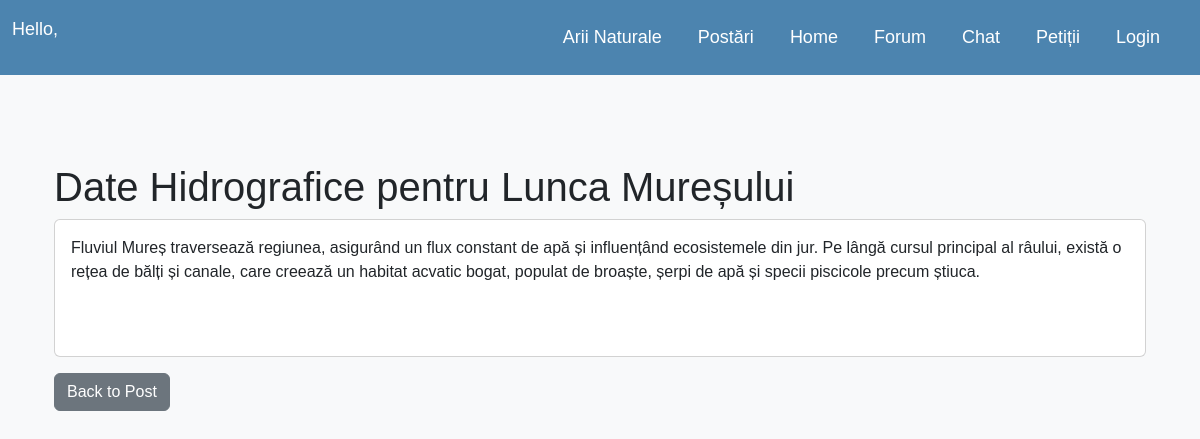
The page /arie_naturala/5/date_hidrografice/ on the database its author committed.
### eenvironmentblog/models.py (models this page shows, shortened)
class ArieNaturala(models.Model):
    nume_arie = models.CharField(max_length=200)
    tip_arie = models.IntegerField(choices=AREA_TYPE)
    judet_arie = models.CharField(max_length=200)
    localitate_arie = models.CharField(max_length=200)
    descriere = RichTextUploadingField(blank=True, null=True)  # descriere nouă
    imagine = models.ImageField(upload_to='arii/', blank=True, null=True)  # imagine
    updated_on = models.DateTimeField(auto_now=True)
    created_on = models.DateTimeField(auto_now_add=True)
    status = models.IntegerField(choices=STATUS, default=0)
    class Meta:
        ordering = ['-created_on']
        verbose_name_plural = "Arii Naturale"

class DateHidrografice(models.Model):
    arie_naturala = models.OneToOneField(ArieNaturala, on_delete=models.CASCADE)
    body = RichTextUploadingField()
    class Meta:
        verbose_name_plural = "Date Hidrografice"

### eenvironmentblog/views.py (the view)
# urls.py: path('arie_naturala/<int:pk>/date_hidrografice/', views.date_hidrografice_detail, name='date_hidrografice_detail'),
def date_hidrografice_detail(request, pk):
    date_hidrografice = get_object_or_404(DateHidrografice, arie_naturala__pk=pk)
    return render(request, 'eenvironmentblog/datehidrografice_detail.html', {'date_hidrografice': date_hidrografice, 'arie_naturala': date_hidrografice.arie_naturala})

### eenvironmentblog/templates/eenvironmentblog/datehidrografice_detail.html (shortened to what this page needs)
{% extends 'eenvironmentblog/base.html' %}
{% block content %}
<div class="container mt-4">
    <h1>Date Hidrografice pentru {{ arie_naturala.nume_arie }}</h1>
    <div class="card mb-3">
        <div class="card-body">
            {{ date_hidrografice.body|safe }}
        </div>
    </div>
    <a href="{% url 'post_detail' date_hidrografice.arie_naturala.post_set.first.pk %}" class="btn btn-secondary">Back to Post</a>
</div>
{% endblock %}

### eenvironmentblog/templates/eenvironmentblog/base.html (style rules this page uses)
body { font-family: 'Arial', sans-serif; background-color: #f8f9fa; }
.container { padding-top: 20px; }

### rows shown on the page
ArieNaturala: nume_arie "Lunca Mureșului"
DateHidrografice: body "Fluviul Mureș traversează regiunea, asigurând un flux constant de apă și influențând ecosistemele din jur. Pe lângă cursul principal al râului, există o rețea de bălți și canale, care creează un habitat acvatic bogat, populat de broaște, șerpi de apă și specii piscicole precum știuca."
